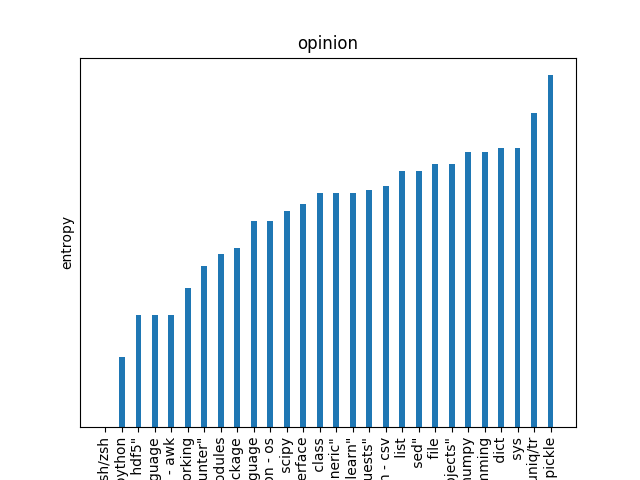

Write the Python code that produced this figure.
#!/usr/bin/env python3

import numpy as np
import matplotlib.pyplot as plt
from math import log

def plogp(p):
	return 0 if (p==0) else p*log(p,2)

def main():


	file = open("survey_data.csv", "r")
	data = file.readlines()
	file.close()

	file = open("survey_data.csv", "r")
	data = file.readlines()
	file.close()

	data = [line[:len(line)-1].split(",")[1:] for line in data[:(len(data) - 1)]] + [data[len(data) - 1].split(",")[1:]]

	columns = data[0][1:]
	data = data[1:]

	def count(catagory, res):
		ans = 0
		for i in range(len(data)):
			if (data[i][catagory] == res):
				ans +=1
		return ans

	ess = [count(i, "Essential") for i in range(len(data[0]))]
	nice = [count(i, "Nice to have") for i in range(len(data[0]))]
	noOneCares = [count(i, "Dont care one way or another") for i in range(len(data[0]))]
	useless = [count(i, "Utterly useless") for i in range(len(data[0]))]


	print(ess)
	print(nice)
	print(noOneCares)
	print(useless)

	entropy = [-(plogp(ess[i]/13)+plogp(nice[i]/13)+plogp(noOneCares[i]/13)+plogp(useless[i]/13)) for i in range(len(ess))]
	columns = [x for _,x in sorted(zip(entropy,columns))]
	entropy = sorted(entropy)

	N = len(ess)
	ind = np.arange(N)    
	width = 0.35       

	p1 = plt.bar(ind, entropy, width)	


	plt.ylabel('entropy')
	plt.title('opinion')
	plt.xticks(ind, columns, rotation = "vertical")
	plt.yticks(np.arange(0, -50, 5))
	# plt.legend((p1[0], p2[0], p3[0], p4[0]), ('Essential', 'Nice to have', 'Dont care one way or another', 'Utterly useless'))

	plt.savefig("contr.png")

if __name__ == '__main__':
	main()